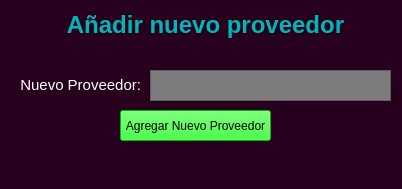
<?xml version="1.0" encoding="UTF-8"?>
<ui version="4.0">
 <class>editProd2_provedor</class>
 <widget class="QMainWindow" name="editProd2_provedor">
  <property name="geometry">
   <rect>
    <x>0</x>
    <y>0</y>
    <width>402</width>
    <height>189</height>
   </rect>
  </property>
  <property name="windowTitle">
   <string>MainWindow</string>
  </property>
  <property name="styleSheet">
   <string notr="true">background-color: rgb(38, 0, 28);</string>
  </property>
  <widget class="QWidget" name="centralwidget">
   <widget class="QLabel" name="proveedor_label_titulo">
    <property name="geometry">
     <rect>
      <x>30</x>
      <y>0</y>
      <width>351</width>
      <height>51</height>
     </rect>
    </property>
    <property name="styleSheet">
     <string notr="true"/>
    </property>
    <property name="text">
     <string>&lt;html&gt;&lt;head/&gt;&lt;body&gt;&lt;p align=&quot;center&quot;&gt;&lt;span style=&quot; font-size:18pt; font-weight:600; color:#00b6b6;&quot;&gt;Añadir nuevo proveedor&lt;/span&gt;&lt;/p&gt;&lt;/body&gt;&lt;/html&gt;</string>
    </property>
   </widget>
   <widget class="QPushButton" name="proveedor_button_newProveedor">
    <property name="geometry">
     <rect>
      <x>120</x>
      <y>110</y>
      <width>151</width>
      <height>31</height>
     </rect>
    </property>
    <property name="styleSheet">
     <string notr="true">background-color: rgb(0, 255, 0);</string>
    </property>
    <property name="text">
     <string>Agregar Nuevo Proveedor</string>
    </property>
   </widget>
   <widget class="QLabel" name="proveedor_label_newProveedor">
    <property name="geometry">
     <rect>
      <x>20</x>
      <y>70</y>
      <width>121</width>
      <height>31</height>
     </rect>
    </property>
    <property name="styleSheet">
     <string notr="true">color: rgb(255, 255, 255);</string>
    </property>
    <property name="text">
     <string>&lt;html&gt;&lt;head/&gt;&lt;body&gt;&lt;p align=&quot;right&quot;&gt;&lt;span style=&quot; font-size:11pt; color:#ffffff;&quot;&gt;Nuevo Proveedor:&lt;/span&gt;&lt;/p&gt;&lt;/body&gt;&lt;/html&gt;</string>
    </property>
   </widget>
   <widget class="QPlainTextEdit" name="proveedor_text_newProveedor">
    <property name="geometry">
     <rect>
      <x>150</x>
      <y>70</y>
      <width>241</width>
      <height>31</height>
     </rect>
    </property>
    <property name="styleSheet">
     <string notr="true">background-color: rgb(124, 124, 124);</string>
    </property>
   </widget>
  </widget>
  <widget class="QMenuBar" name="menubar">
   <property name="geometry">
    <rect>
     <x>0</x>
     <y>0</y>
     <width>402</width>
     <height>21</height>
    </rect>
   </property>
  </widget>
  <widget class="QStatusBar" name="statusbar"/>
 </widget>
 <resources/>
 <connections/>
</ui>
